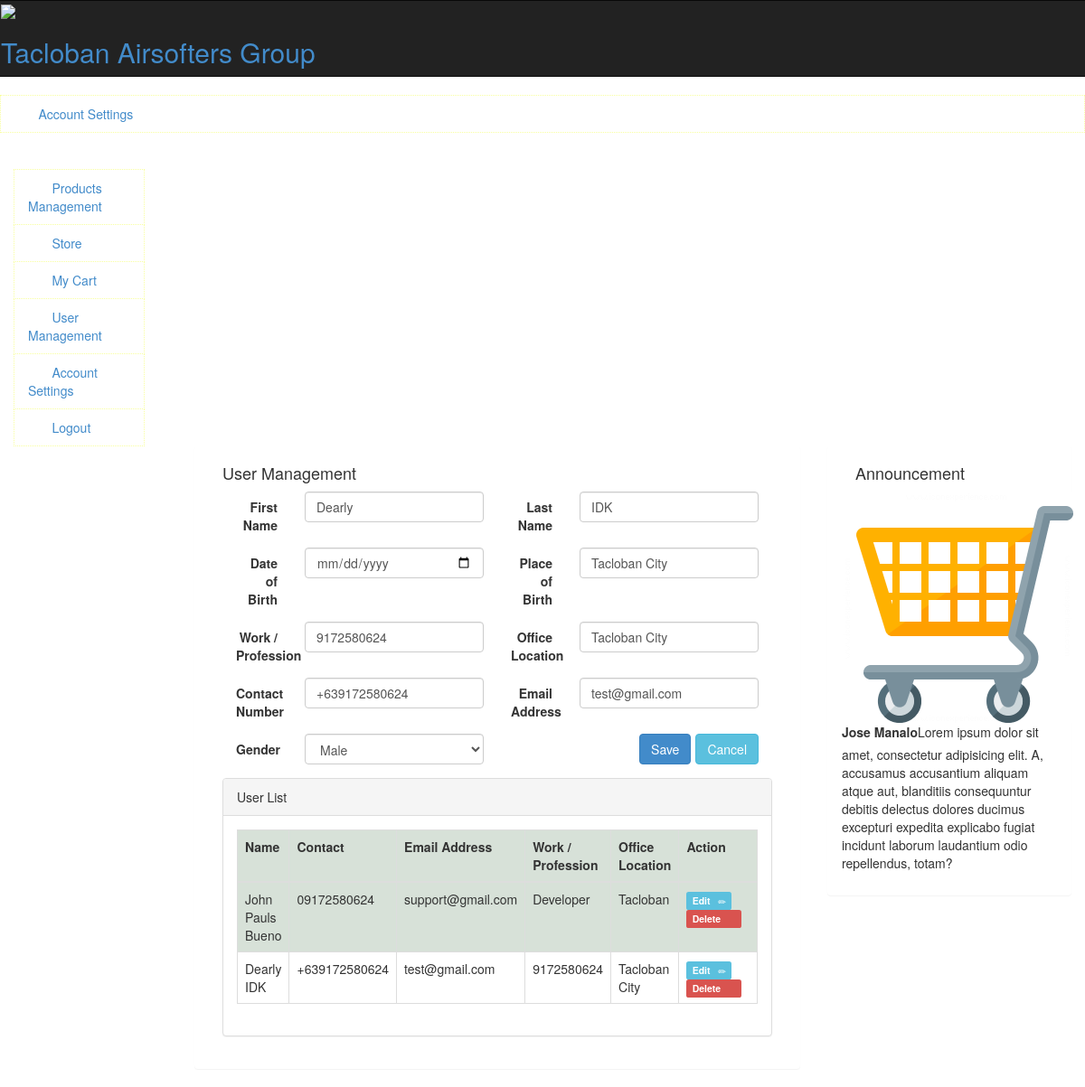
Page /userManagement/edit/2 on the committed database.
### tables this page shows
CREATE TABLE `contacts` (
  `id` int(11) NOT NULL,
  `first_name` varchar(255) NOT NULL,
  `last_name` varchar(255) NOT NULL,
  `dob` date NOT NULL,
  `pob` varchar(255) NOT NULL,
  `work` varchar(255) NOT NULL,
  `location` varchar(255) NOT NULL,
  `contact` varchar(255) NOT NULL,
  `email` varchar(255) NOT NULL,
  `gender` varchar(255) NOT NULL,
  `image` text NOT NULL
);

### application/controllers/Admin.php (called while the page is built, shortened)
<?php
class Admin extends CI_Controller
{
    public function userManagement($id = 0)
    {
        $this->load->model('home');
        if ($id == 0) {
            $data = array(
                'id' => '',
                'first_name' => '',
                'last_name' => '',
                'dob' => '',
                'work' => '',
                'contact' => '',
                'gender' => '',
                'pob' => '',
                'location' => '',
                'email' => ''
            );
        } else {
            $data = $this->home->getContactRecord($id);
        }
        $user_access = array(
            'username' => '',
            'password' => '',
            'position' => ''
        );
        $record['member'] = $data;
        $record['access'] = $user_access;
        $this->load->model('home');
        $this->load->view('templates/header');
        $this->load->view('templates/nav');
        $this->load->view('templates/admin_nav');
        $this->load->view('pages/admin/user_list', $record);
        $this->load->view('pages/admin/announcement');
        $this->load->view('templates/footer');
    }
}

### index.php (called while the page is built, shortened)
<?php
require_once BASEPATH.'core/CodeIgniter.php';

### application/models/home.php (called while the page is built, shortened)
<?php
Class Home extends CI_Model
{
    public function getAllUsers()
    {
        return $this->db->get('contacts')->result_array();
    }
    public function getContactRecord($id)
    {
        $this->db->where('id', $id);
        return $this->db->get('contacts')->row_array();
    }
}

### application/views/pages/admin/user_list.php (the view, shortened to what this page needs)
<?php
$getuserList = $this->home->getAllUsers();
?>
<div class="col-md-2">
</div>
<div class="col-md-7 body-container">
    <div class="panel p-body">
        <div class="panel-heading search">
            <div class="col-md-6">
                <h4>User Management</h4>
            </div>
        </div>
        <div class="panel-body">
            <div class="col-md-12">
                <form action="/save_contact" class="form-horizontal" method="post">
                    <div class="col-md-6">
                        <div class="form-group">
                            <label for="" class="col-sm-3 control-label">First Name</label>
                            <div class="col-sm-9">
                                <input type="text" class="form-control" name="firstname"
                                       value="<?= $member['first_name'] ?>" required>
                            </div>
                        </div>
                        <div class="form-group">
                            <label for="" class="col-sm-3 control-label">Date of Birth</label>
                            <div class="col-sm-9">
                                <input type="date" class="form-control" name="dob" value="<?= $member['dob'] ?>">
                            </div>
                        </div>
                        <div class="form-group">
                            <label for="" class="col-sm-3 control-label">Work / Profession</label>
                            <div class="col-sm-9">
                                <input type="text" class="form-control" name="work" value="<?= $member['work'] ?>">
                            </div>
                        </div>
                        <div class="form-group">
                            <label for="" class="col-sm-3 control-label">Contact Number</label>
                            <div class="col-sm-9">
                                <input type="text" class="form-control" name="contact"
                                       value="<?= $member['contact'] ?>" required>
                            </div>
                        </div>
                        <div class="form-group">
                            <label for="" class="col-sm-3 control-label">Gender</label>
                            <div class="col-sm-9">
                                <select name="gender" class="form-control">
                                    <?php if ($member['gender'] == 'male') { ?>
                                        <option value="male" selected>Male</option>
                                    <?php } else if ($member['gender'] == 'female') { ?>
                                        <option value="female" selected>Female</option>
                                    <?php } else { ?>
                                        <option value="male">Male</option>
                                        <option value="female">Female</option>
                                    <?php } ?>
                                </select>
                            </div>
                        </div>
                    </div>
                    <div class="col-md-6">
                        <div class="form-group">
                            <label for="" class="col-sm-3 control-label">Last Name</label>
                            <div class="col-sm-9">
                                <input type="text" class="form-control" name="lastname"
                                       value="<?= $member['last_name'] ?>" required>
                            </div>
                        </div>
                        <div class="form-group">
                            <label for="" class="col-sm-3 control-label">Place of Birth</label>
                            <div class="col-sm-9">
                                <input type="text" class="form-control" name="pob" value="<?= $member['pob'] ?>">
                            </div>
                        </div>
                        <div class="form-group">
                            <label for="" class="col-sm-3 control-label">Office Location</label>
                            <div class="col-sm-9">
                                <input type="text" class="form-control" name="location"
                                       value="<?= $member['location'] ?>">
                            </div>
                        </div>
                        <div class="form-group">
                            <label for="" class="col-sm-3 control-label">Email Address</label>
                            <div class="col-sm-9">
                                <input type="text" class="form-control" name="email" value="<?= $member['email'] ?>">
                            </div>
                        </div>
                        <div class="form-group">
                            <div class="col-sm-offset-3 col-sm-9">
                                <a href="/userManagement" class="btn btn-info" style="float:right;margin-left: 5px;">Cancel</a>
                                <button class="btn btn-primary" style="float:right;" type="submit">Save</button>
                            </div>
                        </div>
                    </div>
                </form>
            </div>
            <div class="col-md-12">
                <div class="panel panel-default">
                    <div class="panel-heading">
                        User List
                    </div>
                    <div class="panel-body">
                        <table class="table table-striped table-bordered table-hover">
                            <tr>
                                <th>Name</th>
                                <th>Contact</th>
                                <th>Email Address</th>
                                <th>Work / Profession</th>
                                <th>Office Location</th>
                                <th>Action</th>
                            </tr>
                            <tbody>
                            <?php foreach ($getuserList as $val) { ?>
                                <tr>
                                    <td><?= $val['first_name'] . '  ' . $val['last_name'] ?></td>
                                    <td><?= $val['contact'] ?></td>
                                    <td><?= $val['email'] ?></td>
                                    <td><?= $val['work'] ?></td>
                                    <td><?= $val['location'] ?></td>
                                    <td style="width: 150px">
                                        <a href="/userManagement/edit/<?= $val['id'] ?>" class="label label-info">Edit
                                            &nbsp;&nbsp;<span class="glyphicon glyphicon-pencil"></span></a>
                                        <a href="/userManagement/delete/<?= $val['id'] ?>" class="label label-danger" onclick="confirm('Are you sure you want to delete this contact?')">Delete
                                            &nbsp;&nbsp;<span class="glyphicon glyphicon-trash" ></span></a>
                                    </td>
                                </tr>
                            <?php } ?>
                            </tbody>
                        </table>
                    </div>
                </div>
            </div>
        </div>
    </div>
</div>

### rows in the picture
contacts: firstname "Dearly", work "9172580624", contact "+639172580624", gender "Male", lastname "IDK", pob "Tacloban City", location "Tacloban City", email "test@gmail.com", first_name "Dearly", last_name "IDK"
contacts: first_name "John Pauls", last_name "Bueno", contact "09172580624", email "support@gmail.com", work "Developer", location "Tacloban"
